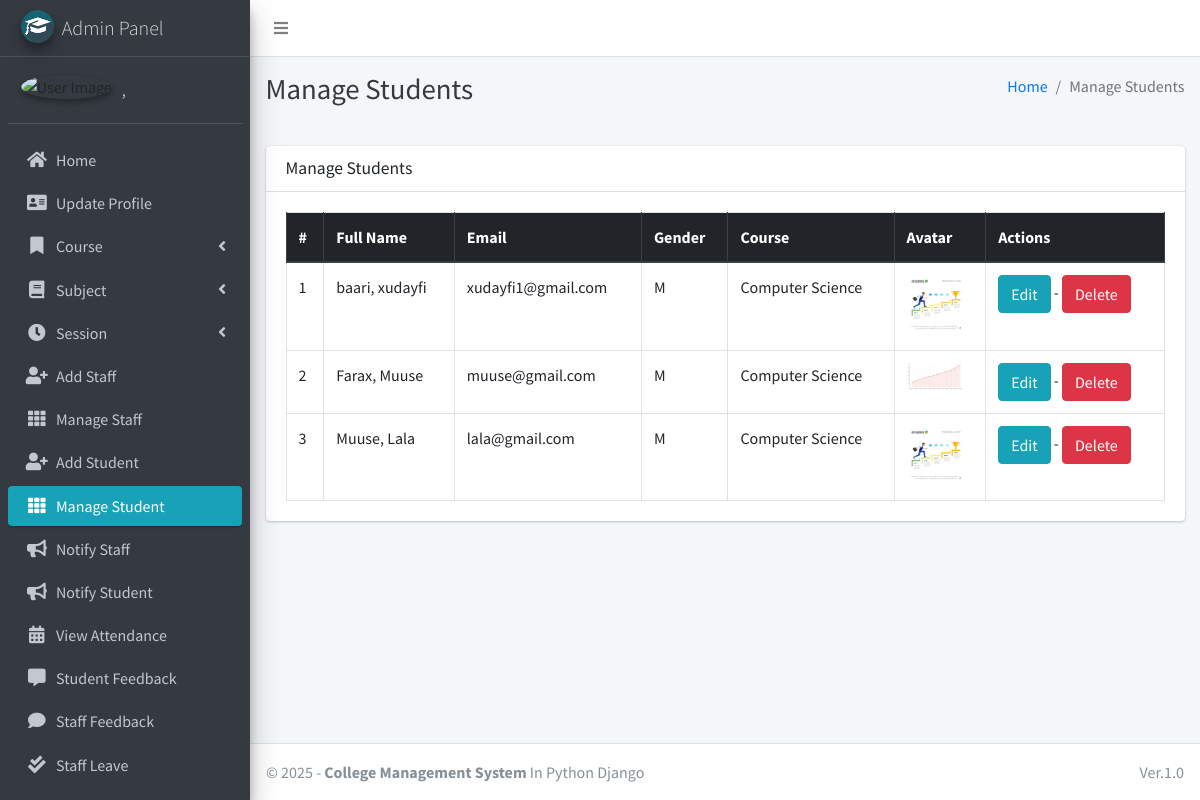
The page /student/manage/ (signed in) on the database its author committed.
### main_app/models.py (models this page shows, shortened)
class CustomUser(AbstractUser):
    USER_TYPE = ((1, "HOD"), (2, "Staff"), (3, "Student"))
    GENDER = [("M", "Male"), ("F", "Female")]
    username = None  # Removed username, using email instead
    email = models.EmailField(unique=True)
    user_type = models.CharField(default=1, choices=USER_TYPE, max_length=1)
    gender = models.CharField(max_length=1, choices=GENDER)
    profile_pic = models.ImageField()
    address = models.TextField()
    fcm_token = models.TextField(default="")  # For firebase notifications
    created_at = models.DateTimeField(auto_now_add=True)
    updated_at = models.DateTimeField(auto_now=True)
    USERNAME_FIELD = "email"
    REQUIRED_FIELDS = []
    objects = CustomUserManager()
    def __str__(self):
        return self.last_name + ", " + self.first_name

class Student(models.Model):
    admin = models.OneToOneField(CustomUser, on_delete=models.CASCADE)
    course = models.ForeignKey(Course, on_delete=models.DO_NOTHING, null=True, blank=False)
    session = models.ForeignKey(Session, on_delete=models.DO_NOTHING, null=True)

class Course(models.Model):
    name = models.CharField(max_length=120)
    created_at = models.DateTimeField(auto_now_add=True)
    updated_at = models.DateTimeField(auto_now=True)

### main_app/hod_views.py (the view)
# urls.py: path("student/manage/", hod_views.manage_student, name='manage_student'),
def manage_student(request):
    students = CustomUser.objects.filter(user_type=3)
    context = {
        'students': students,
        'page_title': 'Manage Students'
    }
    return render(request, "hod_template/manage_student.html", context)

### main_app/templates/hod_template/manage_student.html
{% extends 'main_app/base.html' %}
{% load static %}
{% block page_title %}{{page_title}}{% endblock page_title %}
{% block content %}
<section class="content">
    <div class="container-fluid">
        <div class="row">
            <div class="col-md-12">
                <div class="card">
                    <div class="card-header">
                        <h3 class="card-title">{{page_title}}</h3>
                    </div>
                    <div class="card-body">
                        <table id="example2" class="table table-bordered table-hover">
                            <thead class="thead-dark">
                                <tr>
                                    <th>#</th>
                                    <th>Full Name</th>
                                    <th>Email</th>
                                    <th>Gender</th>
                                    <th>Course</th>
                                    <th>Avatar</th>
                                    <th>Actions</th>
                                </tr>
                            </thead>
                            <tbody>
                                {% for student in students %}
                                <tr>
                                    <td>{{ forloop.counter }}</td>
                                    <td>{{student.last_name}}, {{student.first_name}}</td>
                                    <td>{{student.email}}</td>
                                    <td>{{student.gender}}</td>
                                    <td>{{student.student.course.name}}</td>
                                    <td>
                                        {% if student.profile_pic == ""  %}
                                        No Image
                                        {% else %}
                                        <img class="img img-fluid mb-2" height="56" width="56"
                                            src="{{student.profile_pic}}" alt="">
                                        {% endif %}
                                    </td>
                                    <td><a href="{% url 'edit_student' student.student.id %}" class="btn btn-info">Edit</a> -
                                        <a href="{% url 'delete_student' student.student.id %}" class="btn btn-danger" onclick="return confirm('Are you sure about this ?')">Delete</a>
                                    </td>
                                </tr>
                                {% endfor %}
                            </tbody>
                        </table>
                    </div>
                </div>
            </div>
        </div>
    </div>
</section>
{% endblock content %}

### main_app/templates/main_app/sidebar_template.html (shortened to what this page needs)
{% load static %}
<aside class="main-sidebar sidebar-dark-info elevation-4">
    {% if request.user.user_type == '1' %}
    <a href="{% url 'admin_home' %}" class="brand-link">
        <img src="{% static 'dist/img/cmsl.png' %} " alt="AdminLTE Logo"
            class="brand-image img-circle elevation-3" >
        <span class="brand-text font-weight-light">Admin Panel</span>
    </a>
    <div class="sidebar">
        <div class="user-panel mt-3 pb-3 mb-3 d-flex">
            <div class="image">
                <img src="{{ request.user.profile_pic}}" class="img-circle elevation-2" alt="User Image">
            </div>
            <div class="info">
                <a href="#" class="d-block">{{user}}</a>
            </div>
        </div>
        <nav class="mt-2">
            <ul class="nav nav-pills nav-sidebar flex-column" data-widget="treeview" role="menu" data-accordion="false">
                <li class="nav-item">
                    {% url 'admin_home' as admin_home %}
                    <a href="{{admin_home}}" class="nav-link {% if admin_home == request.path %} active {% endif %}">
                        <i class="nav-icon fas fa-home"></i>
                        <p>
                            Home
                        </p>
                    </a>
                </li>
                <li class="nav-item">
                    {% url 'admin_view_profile' as admin_view_profile %}
                    <a href="{{admin_view_profile}}"
                        class="nav-link {% if admin_view_profile == request.path %} active {% endif %}">
                        <i class="nav-icon fas fa-address-card"></i>
                        <p>
                            Update Profile
                        </p>
                    </a>
                </li>
                <li class="nav-item has-treeview">
                    <a href="#" class="nav-link">
                        <i class="nav-icon fas fa-bookmark"></i>
                        <p>
                            Course
                            <i class="fas fa-angle-left right"></i>
                        </p>
                    </a>
                </li>
                <li class="nav-item has-treeview">
                    <a href="#" class="nav-link">
                        <i class="nav-icon fas fa-book"></i>
                        <p>
                            Subject
                            <i class="fas fa-angle-left right"></i>
                        </p>
                    </a>
                </li>
                <li class="nav-item has-treeview">
                    <a href="#" class="nav-link">
                        <i class="nav-icon fas fa-clock"></i>
                        <p>
                            Session
                            <i class="fas fa-angle-left right"></i>
                        </p>
                    </a>
                </li>
                <li class="nav-item">
                    {% url 'add_staff' as add_staff %}
                    <a href="{{add_staff}}" class="nav-link {% if add_staff == request.path %} active {% endif %}">
                        <i class="nav-icon fas fa-user-plus"></i>
                        <p>
                            Add Staff
                        </p>
                    </a>
                </li>
                <li class="nav-item">
                    {% url 'manage_staff' as manage_staff %}
                    {% url 'edit_staff' staff_id as edit_staff %}
                    <a href="{{manage_staff}}"
                        class="nav-link {% if manage_staff == request.path or request.path == edit_staff %} active {% endif %}">
                        <i class="nav-icon fas fa-th"></i>
                        <p>
                            Manage Staff
                        </p>
                    </a>
                </li>
                <li class="nav-item">
                    {% url 'add_student' as add_student%}
                    <a href="{{add_student}}" class="nav-link  {% if add_student == request.path %} active {% endif %}">
                        <i class="nav-icon fas fa-user-plus"></i>
                        <p>
                            Add Student
                        </p>
                    </a>
                </li>
                <li class="nav-item">
                    {% url 'manage_student' as manage_student %}
                    {% url 'edit_student' student_id as edit_student %}
                    <a href="{{manage_student}}"
                        class="nav-link  {% if edit_student == request.path or manage_student == request.path %} active {% endif %}">
                        <i class="nav-icon fas fa-th"></i>
                        <p>
                            Manage Student
                        </p>
                    </a>
                </li>
                <li class="nav-item">
                    {% url 'admin_notify_staff' as admin_notify_staff %}
                    <a href="{{admin_notify_staff}}"
                        class="nav-link {% if admin_notify_staff == request.path %} active {% endif %}">
                        <i class="nav-icon fas fa-bullhorn"></i>
                        <p>
                            Notify Staff
                        </p>
                    </a>
                </li>
                <li class="nav-item">
                    {% url 'admin_notify_student' as admin_notify_student %}
                    <a href="{{admin_notify_student}}"
                        class="nav-link {% if admin_notify_student == request.path %} active {% endif %}">
                        <i class="nav-icon fas fa-bullhorn"></i>
                        <p>
                            Notify Student
                        </p>
                    </a>
                </li>
                <li class="nav-item">
                    {% url 'admin_view_attendance' as admin_view_attendance %}
                <li class="nav-item">
                    <a href="{{admin_view_attendance}}"
                        class="nav-link  {% if admin_view_attendance == request.path %} active {% endif %}">
                        <i class="nav-icon fas fa-calendar-alt"></i>
                        <p>
                            View Attendance
                        </p>
                    </a>
                </li>
                <li class="nav-item">
                    {% url 'student_feedback_message' as student_feedback_message %}
                    <a href="{{ student_feedback_message }}"
                        class="nav-link  {% if student_feedback_message == request.path %} active {% endif %}">
                        <i class="nav-icon fas fa-comment-alt"></i>
                        <p>
                            Student Feedback
                        </p>
                    </a>
                </li>
                <li class="nav-item">
                    {% url 'staff_feedback_message' as staff_feedback_message %}
                    <a href="{{staff_feedback_message}}"
                        class="nav-link   {% if staff_feedback_message == request.path %} active {% endif %}">
                        <i class="nav-icon fas fa-comment"></i>
                        <p>
                            Staff Feedback
                        </p>
                    </a>
                </li>
                <li class="nav-item">
                    {% url 'view_staff_leave' as view_staff_leave %}
                    <a href="{{view_staff_leave}}"
                        class="nav-link  {% if view_staff_leave == request.path %} active {% endif %}">
                        <i class="nav-icon fas fa-check-double"></i>
                        <p>
                            Staff Leave
                        </p>
                    </a>
                </li>
                <li class="nav-item">
                    {% url 'view_student_leave' as view_student_leave %}
                    <a href="{% url 'view_student_leave' %}"
                        class="nav-link  {% if view_student_leave == request.path %} active {% endif %}">
                    </a>
                </li>
                                        {% endif %}
                                    </ul>
                                </nav>
                            </div>
</aside>

### rows shown on the page
CustomUser: last_name+first_name ","
CustomUser: last_name "baari", first_name "xudayfi", email "xudayfi1@gmail.com", gender "M", student.course.name "Computer Science", profile_pic (picture)
CustomUser: last_name "Farax", first_name "Muuse", email "muuse@gmail.com", gender "M", student.course.name "Computer Science", profile_pic (picture)
CustomUser: last_name "Muuse", first_name "Lala", email "lala@gmail.com", gender "M", student.course.name "Computer Science", profile_pic (picture)

### other values the page prints
{{ page_title }} "Manage Students"
